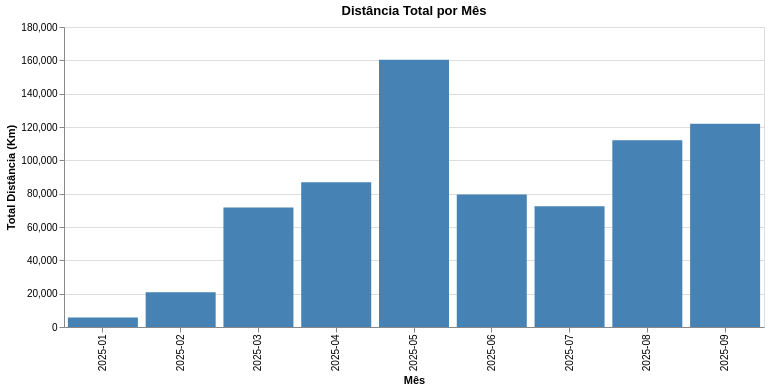

Notebook code for this chart:
### Code cell
chart_distancia

### Figure 1 — Vega-Lite specification as saved in the notebook (floating-point values rounded to 4 significant figures)
{"config": {"view": {"continuousWidth": 300, "continuousHeight": 300}}, "data": {"name": "data-c7bb42070286dcd511cbb93582ce5a3d"}, "mark": {"type": "bar", "color": "#4682b4"}, "encoding": {"tooltip": [{"field": "Mes_Ano", "type": "nominal"}, {"field": "Total_Viagens", "title": "Nº de Viagens", "type": "quantitative"}, {"field": "Total_Distancia_Km", "format": ",.0f", "title": "Distância (km)", "type": "quantitative"}, {"field": "Total_Emissoes_KgCO2eq", "format": ",.0f", "title": "Emissões (kg)", "type": "quantitative"}], "x": {"axis": {"title": "Mês"}, "field": "Mes_Ano", "sort": {"field": "Mes_Num", "op": "min", "order": "ascending"}, "type": "nominal"}, "y": {"axis": {"title": "Total Distância (Km)"}, "field": "Total_Distancia_Km", "type": "quantitative"}}, "title": "Distância Total por Mês", "width": 700, "$schema": "https://vega.github.io/schema/vega-lite/v5.20.1.json", "datasets": {"data-c7bb42070286dcd511cbb93582ce5a3d": [{"Mes_Ano": "2025-01", "Mes_Num": 1, "Total_Distancia_Km": 5670.0, "Total_Emissoes_KgCO2eq": 1037.0, "Total_Viagens": 2}, {"Mes_Ano": "2025-02", "Mes_Num": 2, "Total_Distancia_Km": 20800.0, "Total_Emissoes_KgCO2eq": 3910.0, "Total_Viagens": 6}, {"Mes_Ano": "2025-03", "Mes_Num": 3, "Total_Distancia_Km": 71650.0, "Total_Emissoes_KgCO2eq": 13640.0, "Total_Viagens": 19}, {"Mes_Ano": "2025-04", "Mes_Num": 4, "Total_Distancia_Km": 86900.0, "Total_Emissoes_KgCO2eq": 16590.0, "Total_Viagens": 24}, {"Mes_Ano": "2025-05", "Mes_Num": 5, "Total_Distancia_Km": 160300.0, "Total_Emissoes_KgCO2eq": 30890.0, "Total_Viagens": 37}, {"Mes_Ano": "2025-06", "Mes_Num": 6, "Total_Distancia_Km": 79440.0, "Total_Emissoes_KgCO2eq": 15350.0, "Total_Viagens": 20}, {"Mes_Ano": "2025-07", "Mes_Num": 7, "Total_Distancia_Km": 72510.0, "Total_Emissoes_KgCO2eq": 14040.0, "Total_Viagens": 20}, {"Mes_Ano": "2025-08", "Mes_Num": 8, "Total_Distancia_Km": 112000.0, "Total_Emissoes_KgCO2eq": 21630.0, "Total_Viagens": 34}, {"Mes_Ano": "2025-09", "Mes_Num": 9, "Total_Distancia_Km": 121900.0, "Total_Emissoes_KgCO2eq": 23360.0, "Total_Viagens": 34}]}}
